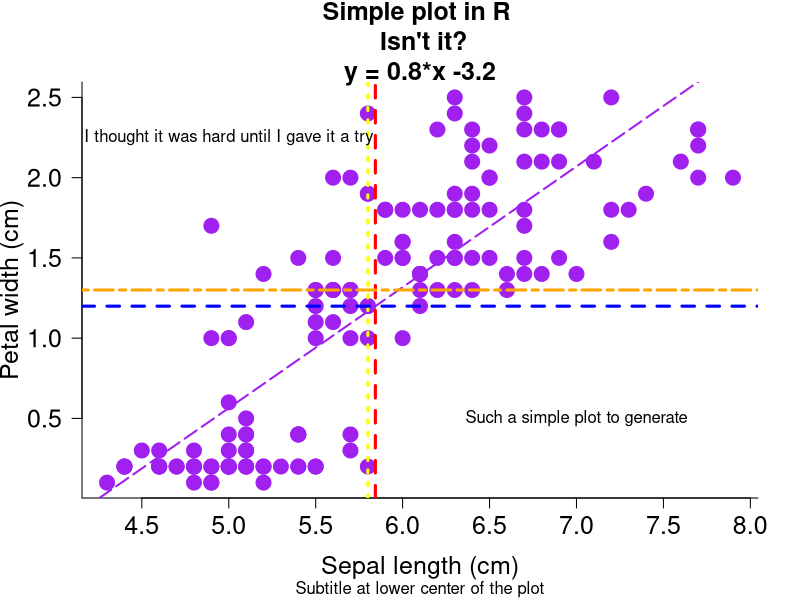
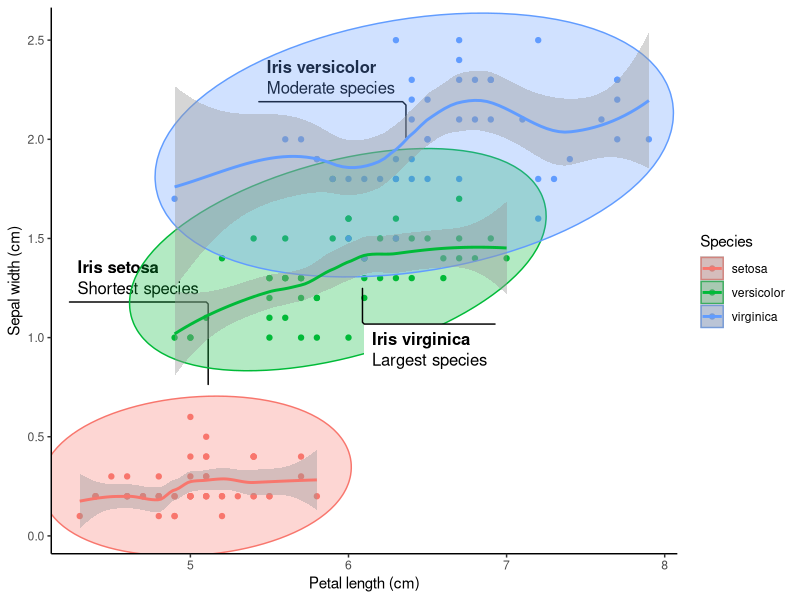

Reproduce these figures in R, in order. (Note: this script raises an error after producing the figures.)
################################
# Wyclife Agumba Oluoch        #
# wyclifeoluoch@gmail.com      #
# https://github.com/Wycology  #
# Task: Playing with iris data #
# Created: 30th Dec 2020       #
# Edited: 18th Sept 2021       #
################################

# IRIS PLOT ----

# Loading necessary packages.

base::library(modelr)    # Modeling work-flow.........version 0.1.8
base::library(patchwork) # Combining plots............version 1.1.1
base::library(ggforce)   # working with plots.........version 0.3.3
base::library(tidyverse) # Wrangling and Visualizing..version 1.3.1

utils::str(iris) # Checking the data structure. We can already see relatively higher 
# values for sepal length variable compared to the others.

reg <- stats::lm(Petal.Width ~ Sepal.Length, data = iris) # Creating a regression line
coeff <- stats::coefficients(reg)
eq <- base::paste0('y = ', base::round(coeff[2], 1), "*x ", base::round(coeff[1], 1))
base::plot(iris$Sepal.Length, iris$Petal.Width, # Variables to use on the plot
     col = 'purple', # Color for the data points on the plot
     main = base::paste0("Simple plot in R \n Isn't it?\n", eq), # Title of the plot in two lines
     sub = 'Subtitle at lower center of the plot', # Adding subtitle to the plot
     cex = 2, # Double size of the points on the plot
     pch = 19, # Picks the 19th character in terms of shape of points plotted
     bty = 'l', # Box type. Other options are 'o', 'n', 'l', '7', 'c', 'u', ']'
     xlab = 'Sepal length (cm)', # Labels x axis
     ylab = 'Petal width (cm)', # Labels y axis
     las = 1, # Making y axis labels to stand upright
     cex.main = 1.5, # Doubles text size on title
     cex.lab = 1.5, # Increases labels text size by 50%
     cex.axis = 1.5
     # xlim = range(0:8), # Can easily set the limits of x-axis
     # ylim = range(0:2.6) # Can easily set the limits of y-axis
     )
graphics::abline(reg, data = iris, lty = 5, lwd = 2, col = 'purple')# Best line of fit on the plot
graphics::abline(v = base::mean(iris$Sepal.Length), col = 'red', lwd = 3, lty = 2)
graphics::abline(v = stats::median(iris$Sepal.Length), col = 'yellow', lwd = 3, lty = 3)
graphics::abline(h = base::mean(iris$Petal.Width), col = 'blue', lwd = 3, lty = 2)
graphics::abline(h = stats::median(iris$Petal.Width), col = 'orange', lwd = 3, lty = 6)
graphics::text(7, 0.5, "Such a simple plot to generate")
graphics::text(5, 2.25, "I thought it was hard until I gave it a try")

# Creating cool plot of the iris data using ggplot2 package.

separate_smooth <- ggplot2::ggplot(data = iris,    # Specifying the data to be plotted.
       mapping = ggplot2::aes(x = Sepal.Length,    # Stating the axes data.
                     y = Petal.Width,     # data for the y axis
                     color = Species)) +  # Ensuring points are colored by spp.
  geom_point() +                          # Deciding the plotting geometry.
  labs(x = "Petal length (cm)",           # Specifying the axes labels.
       y = "Sepal width (cm)") +
  geom_mark_ellipse(aes(fill = Species,   # Adding ellipses for the spps.
                        filter = Species == "setosa",
                        label = "Iris setosa",
                        description = "Shortest species")) +
  geom_mark_ellipse(aes(fill = Species,
                        filter = Species == "versicolor",
                        label = "Iris versicolor",
                        description = "Moderate species")) +
  geom_mark_ellipse(aes(fill = Species,
                        filter = Species == "virginica",
                        label = "Iris virginica",
                        description = "Largest species")) +
  theme_classic() +                      # Having publication ready background.
  geom_smooth() # Adding smooth line around 95% level on the plot.

separate_smooth # Generates the plot output of the dataset 

# In the above plot, having color within the aes() breakes the data into 
# species-wise groups. Meaning each species group will be smoothed separately.

uniform_smooth <- ggplot2::ggplot(data = iris,
                         mapping = ggplot2::aes(x = Sepal.Length,
                                       y = Petal.Width)) + # Note no color here.
  ggplot2::geom_point() +
  ggplot2::labs(x = "Petal length (cm)",
       y = "Petal width (cm)") +
  ggplot2::geom_mark_ellipse(aes(fill = Species,
                        filter = Species == "setosa",
                        label = "Iris setosa",
                        description = "Shortest species")) +
  ggplot2::geom_mark_ellipse(aes(fill = Species,
                        filter = Species == "versicolor",
                        label = "Iris versicolor",
                        description = "Medium species")) +
  ggplot2::geom_mark_ellipse(aes(fill = Species,
                        filter = Species == "virginica",
                        label = "Iris virginica",
                        description = "Tallest species")) +
  ggplot2::theme_classic() +
  ggplot2::geom_smooth() # Adding the line of best fit to the data, with error margin

uniform_smooth # This is looking cool!

# Avoiding the color parameter
# together in the subsequent layers arguments. No grouping by species.

# Patchwork package allows for addition of two plots by their object names.
# The addition is so simple, just relying on the plus (+) operator.

combined_plots <- separate_smooth + uniform_smooth # Adding plots.

combined_plots # Even cooler than I thought!
# Now I want to give the plots title and tags or labels to identify them

combined_plots_labeled <- combined_plots +
  plot_annotation(
    title = "Relationships among dimensions of the three iris species", # Title of both plots.
    tag_levels = "A" # Indicates that the plots will be labelled A, B, C etc.
  ) # This makes the first plot to be A and the next to be B. Checking on 
# documentation will help know more arguments in this function.

# Now I want to remove the legends since the species labels are visible

combined_plots_labeled_no_legend <- combined_plots_labeled &
  theme(legend.position = "none") # Removes legends from the plots. I do not 
# need the legends since the species are labeled in the plots.

combined_plots_labeled_no_legend # This will print out the final product.

# Showing that in ggplot2 we can use & instead of plus (+)

attach(iris) # Rendering iris data available for subsequent codes.

iris %>% # Picking the iris data, and then
  ggplot2::ggplot(ggplot2::aes(x = Sepal.Length, y = Petal.Width)) + # Providing plotting variables.
  ggplot2::geom_point() + # Specifying the geometry to use.
  ggplot2::theme_classic() # Publication ready theme

utils::head(iris) # Checking the first few rows of the iris data-set, basically to get 
# the first six rows and the column names of the variables.

# I think it has taken me a long time to know this.
# I used ggplot2:: so that I can be sure that the & is supported by ggplot2 and 
# not any other loaded packages such ggforce and patchwork.

diamonds %>% # Picking the diamonds data to run plotting on  
  ggplot2::ggplot() + # Feeding in the diamonds data for the plot.
  ggplot2::geom_bar(mapping = ggplot2::aes(x = cut, fill = cut), show.legend = FALSE, width = 1) +
  ggplot2::theme(aspect.ratio = 1) +
  ggplot2::labs(x = NULL, y = NULL) +
  ggplot2::coord_polar() # coord_flip() can also work well with the data depending on need.
  
# Cool/crazy plot with modelr package.

library(modelr) # Loading the modeling library necessary for the analysis
options(na.action = na.warn)

ggplot(data = sim1, mapping = aes(x = x, y = y)) +
  geom_point() # There is some visible correlation between the variables

models <- tibble( # Creating some random tibble data-set for plotting.
  a1 = runif(250, -20, 40), # Generates 250 random numbers between -20 and 40
  a2 = runif(250, -5, 5) # Generates 250 random numbers between -5 and 5
)

sim1 %>% 
ggplot(aes(x = x, y =y)) +
  geom_abline(aes(intercept = a1, slope = a2),
              data = models, alpha = 1/4) +
  geom_point(col = 'purple', pch = 18, size = 5) +
  labs(x = 'The x-axis', y = 'The y-axis', title = 'Crazy model in deed') +
  theme_classic()
rm(list = ls())
